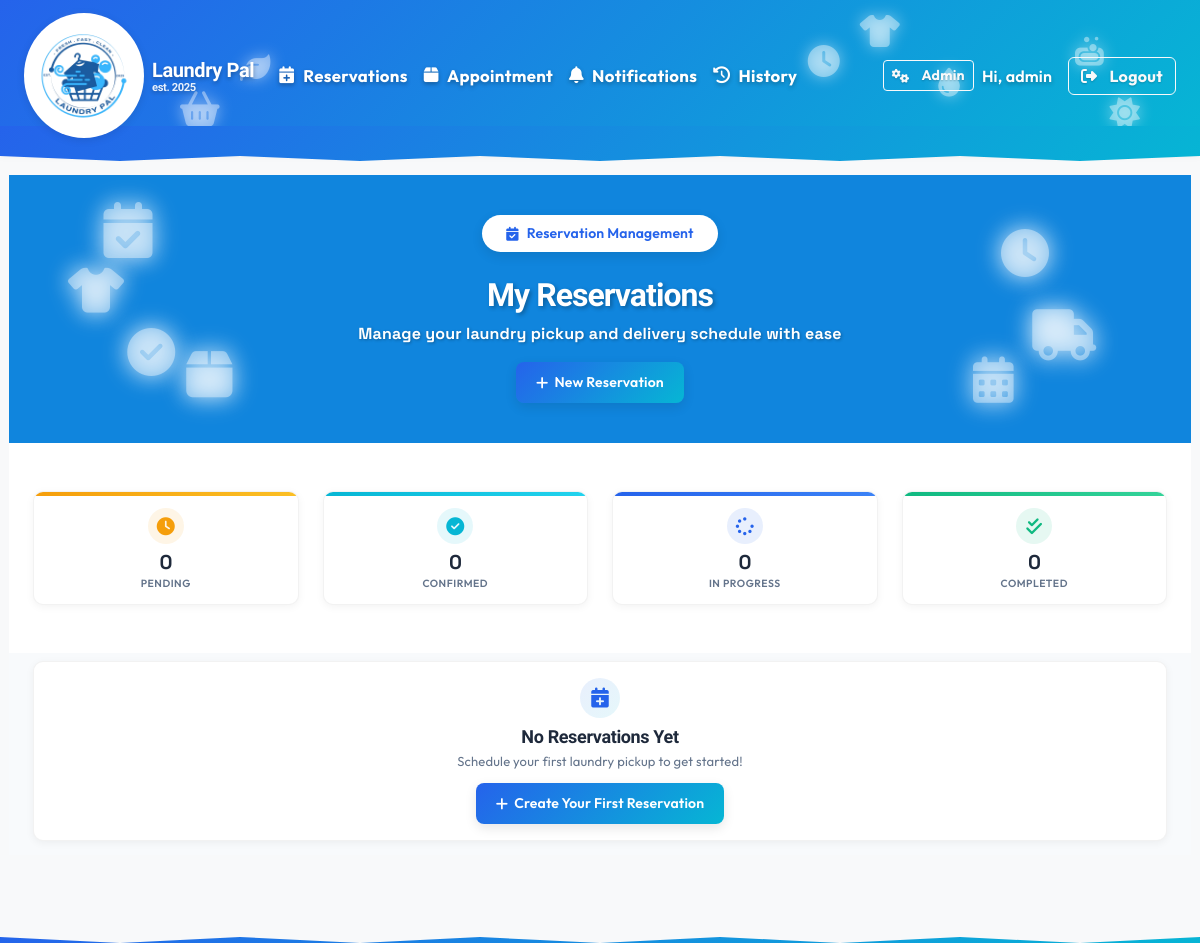
Page /reservations/ (signed in, upper part) on the earlier database version.
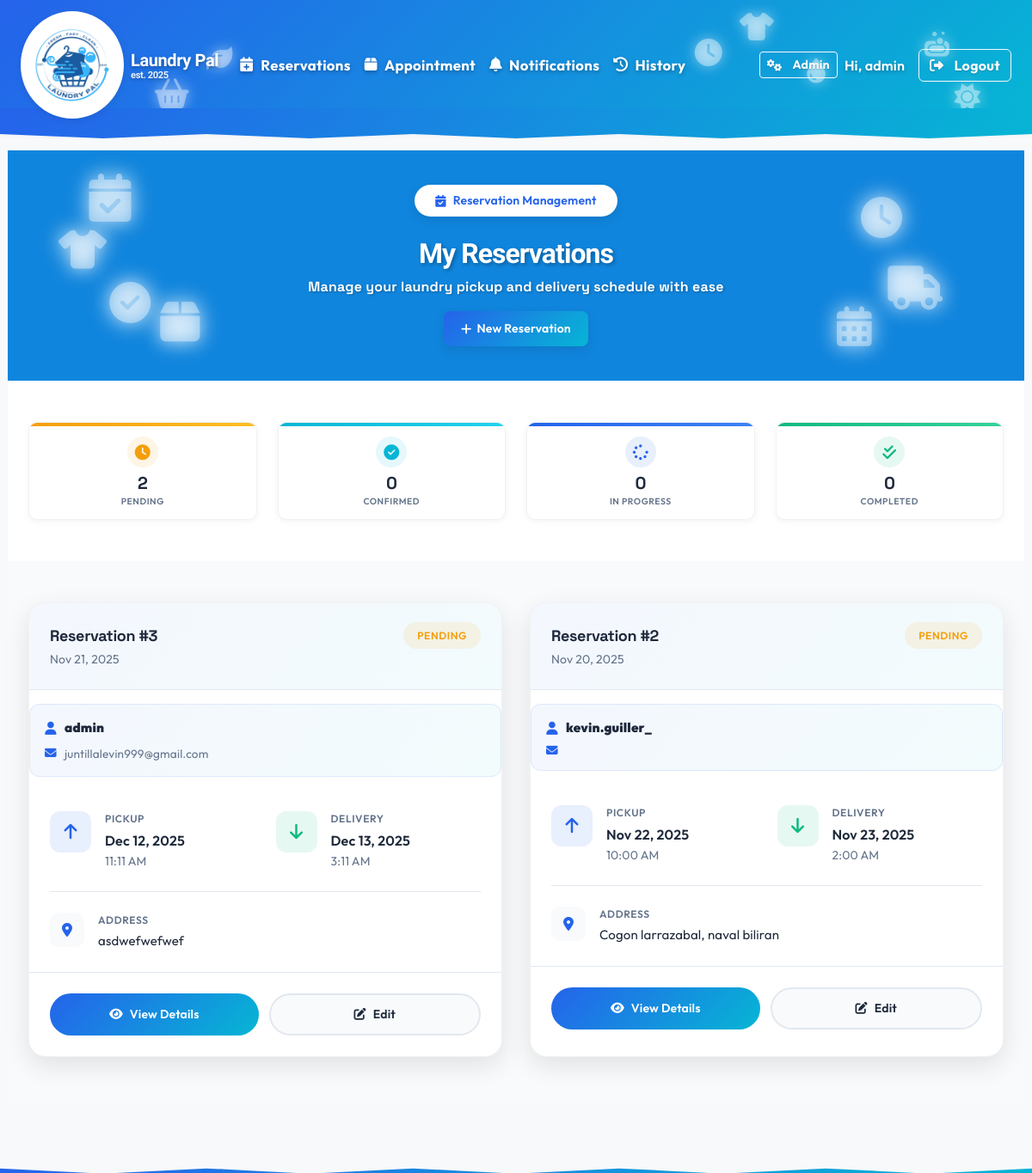
Same page on the later database version.
### reservations/models.py (models this page shows, shortened)
class Reservation(models.Model):
	class Status(models.TextChoices):
		PENDING = 'pending', 'Pending'
		CONFIRMED = 'confirmed', 'Confirmed'
		IN_PROGRESS = 'in_progress', 'In Progress'
		COMPLETED = 'completed', 'Completed'
		CANCELLED = 'cancelled', 'Cancelled'
	class Priority(models.TextChoices):
		STANDARD = 'standard', 'Standard'
		EXPRESS = 'express', 'Express (24h)'
		RUSH = 'rush', 'Rush (Same Day)'
	user = models.ForeignKey(settings.AUTH_USER_MODEL, on_delete=models.CASCADE, related_name='reservations')
	service_type = models.ForeignKey(ServiceType, on_delete=models.CASCADE, null=True, blank=True)
	pickup_datetime = models.DateTimeField()
	delivery_datetime = models.DateTimeField()
	address = models.CharField(max_length=255)
	phone_number = models.CharField(max_length=20, blank=True)
	notes = models.TextField(blank=True)
	priority = models.CharField(max_length=20, choices=Priority.choices, default=Priority.STANDARD)
	status = models.CharField(max_length=20, choices=Status.choices, default=Status.PENDING)
	estimated_cost = models.DecimalField(max_digits=10, decimal_places=2, null=True, blank=True)
	final_cost = models.DecimalField(max_digits=10, decimal_places=2, null=True, blank=True)
	created_at = models.DateTimeField(auto_now_add=True)
	updated_at = models.DateTimeField(auto_now=True)
	class Meta:
		ordering = ['-created_at']

### reservations/views.py (the view)
# urls.py: path('', views.ReservationListView.as_view(), name='reservation_list'),
class ReservationListView(LoginRequiredMixin, ListView):
	model = Reservation
	template_name = 'reservations/reservation_list.html'
	context_object_name = 'reservations'
	paginate_by = 6
	def get_queryset(self):
		if self.request.user.is_staff or self.request.user.is_superuser:
			return Reservation.objects.all().select_related('user', 'service_type').order_by('-created_at')
		else:
			return Reservation.objects.filter(user=self.request.user).order_by('-created_at')
	def get_context_data(self, **kwargs):
		context = super().get_context_data(**kwargs)
		user_reservations = self.get_queryset()
		context['pending_count'] = user_reservations.filter(status='pending').count()
		context['confirmed_count'] = user_reservations.filter(status='confirmed').count()
		context['in_progress_count'] = user_reservations.filter(status='in_progress').count()
		context['completed_count'] = user_reservations.filter(status='completed').count()
		return context

### reservations/templates/reservations/reservation_list.html (shortened to what the changed rows need)
{% extends 'base.html' %}
{% load static %}
{% block extra_css %}
<link href="{% static 'css/reservation-list.css' %}" rel="stylesheet">
{% endblock %}
{% block content %}
<div class="reservations-container">
    <section class="reservations-hero">
        <div class="hero-content">
            <h1 class="hero-title">My Reservations</h1>
        </div>
    </section>
    <section class="stats-section">
        <div class="container">
            <div class="stats-grid">
                <div class="modern-stat-card stat-pending">
                    <div class="stat-content">
                        <div class="stat-icon-wrapper">
                            <i class="fas fa-clock"></i>
                        </div>
                        <div class="stat-number">{{ pending_count }}</div>
                        <div class="stat-label">Pending</div>
                    </div>
                </div>
            </div>
        </div>
    </section>
    {% if reservations %}
    <section class="reservations-list-section">
        <div class="container">
            <div class="reservations-grid">
            {% for reservation in reservations %}
                <div class="reservation-card">
                    <div class="reservation-header">
                        <div class="reservation-info">
                            <div class="reservation-number">Reservation #{{ reservation.pk }}</div>
                            <div class="reservation-date">{{ reservation.created_at|date:"M d, Y" }}</div>
                        </div>
                        <div class="reservation-badges">
                            <span class="status-badge status-{{ reservation.status }}">
                                {{ reservation.get_status_display }}
                            </span>
                        </div>
                    </div>
                    {% if user.is_staff or user.is_superuser %}
                    <div class="customer-info">
                        <div class="customer-details">
                            <div class="customer-name">
                                <i class="fas fa-user me-2"></i>
                                <strong>{{ reservation.user.first_name|default:reservation.user.username }}{% if reservation.user.last_name %} {{ reservation.user.last_name }}{% endif %}</strong>
                            </div>
                            <div class="customer-email">
                                <i class="fas fa-envelope me-2"></i>
                                {{ reservation.user.email }}
                            </div>
                        </div>
                    </div>
                    {% endif %}
                    <div class="reservation-body">
                        <div class="datetime-section">
                            <div class="datetime-item">
                                <div class="datetime-icon pickup">
                                    <i class="fas fa-arrow-up"></i>
                                </div>
                                <div class="datetime-content">
                                    <div class="datetime-label">Pickup</div>
                                    <div class="datetime-value">{{ reservation.pickup_datetime|date:"M d, Y" }}</div>
                                    <div class="datetime-time">{{ reservation.pickup_datetime|time:"g:i A" }}</div>
                                </div>
                            </div>
                            <div class="datetime-item">
                                <div class="datetime-icon delivery">
                                    <i class="fas fa-arrow-down"></i>
                                </div>
                                <div class="datetime-content">
                                    <div class="datetime-label">Delivery</div>
                                    <div class="datetime-value">{{ reservation.delivery_datetime|date:"M d, Y" }}</div>
                                    <div class="datetime-time">{{ reservation.delivery_datetime|time:"g:i A" }}</div>
                                </div>
                            </div>
                        </div>
                        <div class="reservation-details">
                            <div class="detail-item">
                                <div class="detail-icon">
                                    <i class="fas fa-map-marker-alt"></i>
                                </div>
                                <div class="detail-content">
                                    <div class="detail-label">Address</div>
                                    <div class="detail-value">{{ reservation.address }}</div>
                                </div>
                            </div>
                        </div>
                    </div>
                    <div class="reservation-footer">
                        <a href="{% url 'reservations:reservation_detail' reservation.pk %}" class="btn-view">
                            <i class="fas fa-eye"></i>
                            <span>View Details</span>
                        </a>
                        {% if reservation.status == 'pending' %}
                        <a href="{% url 'reservations:reservation_update' reservation.pk %}" class="btn-edit">
                            <i class="fas fa-edit"></i>
                            <span>Edit</span>
                        </a>
                        {% endif %}
                    </div>
                </div>
            {% endfor %}
            </div>
        </div>
    </section>
    {% else %}
        <section class="empty-state-section">
            <div class="container">
                <div class="empty-state">
                    <div class="empty-icon">
                        <i class="fas fa-calendar-plus"></i>
                    </div>
                    <h3 class="empty-title">No Reservations Yet</h3>
                    <p class="empty-subtitle">Schedule your first laundry pickup to get started!</p>
                    <a href="{% url 'reservations:reservation_create' %}" class="btn-hero-primary">
                        <i class="fas fa-plus"></i>
                        <span>Create Your First Reservation</span>
                    </a>
                </div>
            </div>
        </section>
    {% endif %}
</div>
{% endblock %}

Differences in the rows shown:
added Reservation: pk "3", created_at "Nov 21, 2025", status "PENDING", user.first_name "admin", user.email "juntillalevin999@gmail.com", pickup_datetime "Dec 12, 2025", pickup_datetime "11:11 AM", delivery_datetime "Dec 13, 2025", delivery_datetime "3:11 AM", address "asdwefwefwef", shows "Edit"
added Reservation: pk "2", created_at "Nov 20, 2025", status "PENDING", user.first_name "kevin.guiller_", pickup_datetime "Nov 22, 2025", pickup_datetime "10:00 AM", delivery_datetime "Nov 23, 2025", delivery_datetime "2:00 AM", address "Cogon larrazabal, naval biliran", shows "Edit"
Other differences:
{{ pending_count }}: "0" → "2"
text no longer shown: "No Reservations Yet Schedule your first laundry pickup to get started! Create Your First Reservation"
